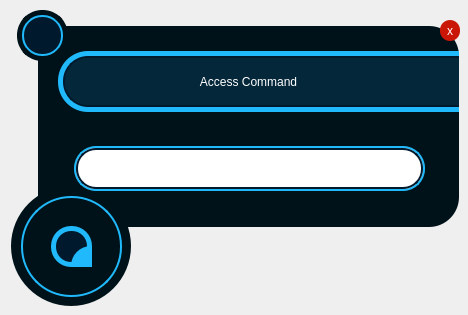
<?xml version="1.0" encoding="UTF-8"?>
<ui version="4.0">
 <class>Popup</class>
 <widget class="QMainWindow" name="Popup">
  <property name="geometry">
   <rect>
    <x>0</x>
    <y>0</y>
    <width>468</width>
    <height>315</height>
   </rect>
  </property>
  <property name="focusPolicy">
   <enum>Qt::StrongFocus</enum>
  </property>
  <property name="windowTitle">
   <string>MainWindow</string>
  </property>
  <property name="toolButtonStyle">
   <enum>Qt::ToolButtonFollowStyle</enum>
  </property>
  <property name="dockNestingEnabled">
   <bool>true</bool>
  </property>
  <property name="unifiedTitleAndToolBarOnMac">
   <bool>true</bool>
  </property>
  <widget class="QWidget" name="centralwidget">
   <widget class="QFrame" name="frame_29">
    <property name="geometry">
     <rect>
      <x>11</x>
      <y>186</y>
      <width>120</width>
      <height>120</height>
     </rect>
    </property>
    <property name="styleSheet">
     <string notr="true">border-radius:60px;
background-color:rgb(0, 18, 25);</string>
    </property>
    <property name="frameShape">
     <enum>QFrame::StyledPanel</enum>
    </property>
    <property name="frameShadow">
     <enum>QFrame::Raised</enum>
    </property>
   </widget>
   <widget class="QFrame" name="frame_31">
    <property name="geometry">
     <rect>
      <x>17</x>
      <y>10</y>
      <width>51</width>
      <height>51</height>
     </rect>
    </property>
    <property name="styleSheet">
     <string notr="true">#frame_31{
     border-radius:25px;
     background-color: #20BAFC;
	 border:5px solid rgb(0, 18, 25);
}
</string>
    </property>
    <property name="frameShape">
     <enum>QFrame::StyledPanel</enum>
    </property>
    <property name="frameShadow">
     <enum>QFrame::Raised</enum>
    </property>
    <widget class="QFrame" name="frame_32">
     <property name="geometry">
      <rect>
       <x>7</x>
       <y>7</y>
       <width>37</width>
       <height>37</height>
      </rect>
     </property>
     <property name="styleSheet">
      <string notr="true">#frame_32 {
	border-radius: 18px;	
	;background-color: #00192C;
}
</string>
     </property>
     <property name="frameShape">
      <enum>QFrame::StyledPanel</enum>
     </property>
     <property name="frameShadow">
      <enum>QFrame::Raised</enum>
     </property>
    </widget>
   </widget>
   <widget class="QFrame" name="container_7">
    <property name="geometry">
     <rect>
      <x>38</x>
      <y>26</y>
      <width>421</width>
      <height>201</height>
     </rect>
    </property>
    <property name="styleSheet">
     <string notr="true">QFrame{
	background-color:rgb(0, 18, 25);
    border-radius: 30px;
}</string>
    </property>
    <property name="frameShape">
     <enum>QFrame::NoFrame</enum>
    </property>
    <property name="frameShadow">
     <enum>QFrame::Raised</enum>
    </property>
    <widget class="QFrame" name="circularBg_5">
     <property name="geometry">
      <rect>
       <x>20</x>
       <y>25</y>
       <width>441</width>
       <height>61</height>
      </rect>
     </property>
     <property name="styleSheet">
      <string notr="true">QFrame{
	border-radius: 30px;
	background-color: #20BAFC;
}</string>
     </property>
     <property name="frameShape">
      <enum>QFrame::NoFrame</enum>
     </property>
     <property name="frameShadow">
      <enum>QFrame::Raised</enum>
     </property>
     <widget class="QFrame" name="frame">
      <property name="geometry">
       <rect>
        <x>5</x>
        <y>5</y>
        <width>431</width>
        <height>51</height>
       </rect>
      </property>
      <property name="styleSheet">
       <string notr="true">
	border: 2px solid #00192C;
	border-radius: 25px;	
	background-color: rgb(4,39,58);
	
	font: 25 16pt &quot;Bahnschrift Light&quot;;
	color: #fff;

</string>
      </property>
      <property name="frameShape">
       <enum>QFrame::StyledPanel</enum>
      </property>
      <property name="frameShadow">
       <enum>QFrame::Raised</enum>
      </property>
     </widget>
    </widget>
    <widget class="QFrame" name="aaa">
     <property name="geometry">
      <rect>
       <x>36</x>
       <y>120</y>
       <width>351</width>
       <height>45</height>
      </rect>
     </property>
     <property name="styleSheet">
      <string notr="true">border-radius: 22px;
border:2px solid #20BAFC;
background-color: rgb(255, 255, 255);</string>
     </property>
     <property name="frameShape">
      <enum>QFrame::StyledPanel</enum>
     </property>
     <property name="frameShadow">
      <enum>QFrame::Raised</enum>
     </property>
     <widget class="QFrame" name="aa">
      <property name="geometry">
       <rect>
        <x>2</x>
        <y>2</y>
        <width>347</width>
        <height>41</height>
       </rect>
      </property>
      <property name="styleSheet">
       <string notr="true">#aa{
border-radius: 20px;
border:2px solid #00192C;
background-color: rgb(255, 255, 255);
}</string>
      </property>
      <property name="frameShape">
       <enum>QFrame::StyledPanel</enum>
      </property>
      <property name="frameShadow">
       <enum>QFrame::Raised</enum>
      </property>
      <widget class="QLineEdit" name="a_input">
       <property name="geometry">
        <rect>
         <x>10</x>
         <y>2</y>
         <width>328</width>
         <height>37</height>
        </rect>
       </property>
       <property name="styleSheet">
        <string notr="true">#a_input{
border-radius: 18px;
border:2px solid #fff;
font: 25 14pt &quot;Bahnschrift Light&quot;;
}</string>
       </property>
      </widget>
     </widget>
    </widget>
   </widget>
   <widget class="QFrame" name="frame_3">
    <property name="geometry">
     <rect>
      <x>21</x>
      <y>196</y>
      <width>101</width>
      <height>101</height>
     </rect>
    </property>
    <property name="styleSheet">
     <string notr="true">#frame_3{

	border-radius: 50px;
    border:2px solid #20BAFC;
}</string>
    </property>
    <property name="frameShape">
     <enum>QFrame::StyledPanel</enum>
    </property>
    <property name="frameShadow">
     <enum>QFrame::Raised</enum>
    </property>
    <widget class="QFrame" name="frame_42">
     <property name="geometry">
      <rect>
       <x>30</x>
       <y>30</y>
       <width>41</width>
       <height>41</height>
      </rect>
     </property>
     <property name="styleSheet">
      <string notr="true">border-radius:20px;
background-color:#20BAFC;</string>
     </property>
     <property name="frameShape">
      <enum>QFrame::StyledPanel</enum>
     </property>
     <property name="frameShadow">
      <enum>QFrame::Raised</enum>
     </property>
     <widget class="QFrame" name="frame_43">
      <property name="geometry">
       <rect>
        <x>5</x>
        <y>5</y>
        <width>31</width>
        <height>31</height>
       </rect>
      </property>
      <property name="styleSheet">
       <string notr="true">border-radius:15px;
background-color: #00192C;</string>
      </property>
      <property name="frameShape">
       <enum>QFrame::StyledPanel</enum>
      </property>
      <property name="frameShadow">
       <enum>QFrame::Raised</enum>
      </property>
     </widget>
     <widget class="QFrame" name="frame_44">
      <property name="geometry">
       <rect>
        <x>20</x>
        <y>20</y>
        <width>41</width>
        <height>41</height>
       </rect>
      </property>
      <property name="styleSheet">
       <string notr="true">border-radius:20px;
background-color:#20BAFC;</string>
      </property>
      <property name="frameShape">
       <enum>QFrame::StyledPanel</enum>
      </property>
      <property name="frameShadow">
       <enum>QFrame::Raised</enum>
      </property>
     </widget>
    </widget>
   </widget>
   <widget class="QLabel" name="title">
    <property name="geometry">
     <rect>
      <x>63</x>
      <y>66</y>
      <width>371</width>
      <height>31</height>
     </rect>
    </property>
    <property name="styleSheet">
     <string notr="true">
	
	font: 25 16pt &quot;Bahnschrift Light&quot;;
	color: #fff;
</string>
    </property>
    <property name="text">
     <string>Access Command</string>
    </property>
    <property name="alignment">
     <set>Qt::AlignCenter</set>
    </property>
   </widget>
   <widget class="QPushButton" name="closebtn">
    <property name="enabled">
     <bool>true</bool>
    </property>
    <property name="geometry">
     <rect>
      <x>440</x>
      <y>20</y>
      <width>20</width>
      <height>21</height>
     </rect>
    </property>
    <property name="cursor">
     <cursorShape>PointingHandCursor</cursorShape>
    </property>
    <property name="toolTip">
     <string>Close</string>
    </property>
    <property name="styleSheet">
     <string notr="true">QPushButton {
	font: 8pt &quot;Comic Sans MS&quot;;
	border: none;
	border-radius: 10px;		
	background-color: #ca1606;

	font: 25 8pt &quot;Microsoft YaHei UI Light&quot;;
    color: #fff;
}
QPushButton:hover {		
	background-color: rgb(255, 0, 0);
}</string>
    </property>
    <property name="text">
     <string>x</string>
    </property>
   </widget>
   <zorder>frame_29</zorder>
   <zorder>container_7</zorder>
   <zorder>frame_3</zorder>
   <zorder>frame_31</zorder>
   <zorder>title</zorder>
   <zorder>closebtn</zorder>
  </widget>
 </widget>
 <resources/>
 <connections/>
</ui>
